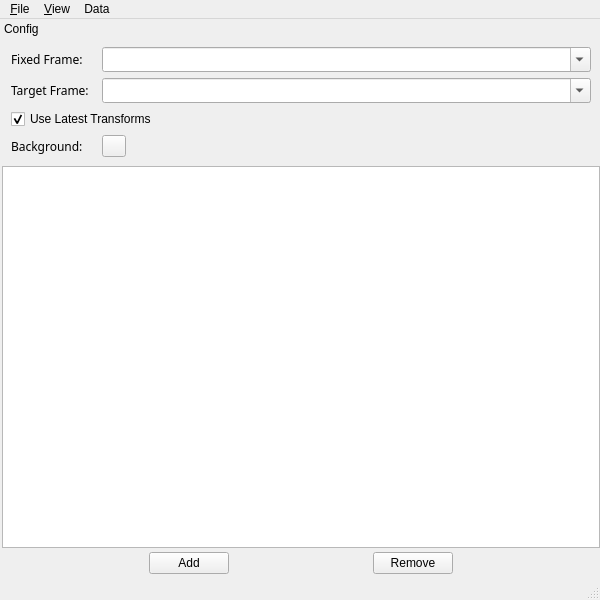
<?xml version="1.0" encoding="UTF-8"?>
<ui version="4.0">
 <class>mapviz</class>
 <widget class="QMainWindow" name="mapviz">
  <property name="geometry">
   <rect>
    <x>0</x>
    <y>0</y>
    <width>600</width>
    <height>600</height>
   </rect>
  </property>
  <property name="sizePolicy">
   <sizepolicy hsizetype="MinimumExpanding" vsizetype="MinimumExpanding">
    <horstretch>0</horstretch>
    <verstretch>0</verstretch>
   </sizepolicy>
  </property>
  <property name="minimumSize">
   <size>
    <width>600</width>
    <height>400</height>
   </size>
  </property>
  <property name="windowTitle">
   <string>mapviz</string>
  </property>
  <widget class="QMenuBar" name="menubar">
   <property name="geometry">
    <rect>
     <x>0</x>
     <y>0</y>
     <width>600</width>
     <height>27</height>
    </rect>
   </property>
   <widget class="QMenu" name="menuFile">
    <property name="title">
     <string>&amp;File</string>
    </property>
    <addaction name="actionOpen_config"/>
    <addaction name="separator"/>
    <addaction name="actionSave_config"/>
    <addaction name="actionClear"/>
    <addaction name="separator"/>
    <addaction name="actionSet_Capture_Directory"/>
    <addaction name="actionExit"/>
   </widget>
   <widget class="QMenu" name="menu_View">
    <property name="title">
     <string>&amp;View</string>
    </property>
    <addaction name="actionFix_Orientation"/>
    <addaction name="actionRotate_90"/>
    <addaction name="actionEnable_Antialiasing"/>
    <addaction name="separator"/>
    <addaction name="actionForce_720p"/>
    <addaction name="actionForce_480p"/>
    <addaction name="actionResizable"/>
    <addaction name="separator"/>
    <addaction name="actionConfig_Dock"/>
    <addaction name="actionShow_Status_Bar"/>
    <addaction name="actionShow_Capture_Tools"/>
    <addaction name="separator"/>
   </widget>
   <widget class="QMenu" name="menuData">
    <property name="title">
     <string>Data</string>
    </property>
    <addaction name="actionClear_History"/>
   </widget>
   <addaction name="menuFile"/>
   <addaction name="menu_View"/>
   <addaction name="menuData"/>
  </widget>
  <widget class="QStatusBar" name="statusbar">
   <property name="enabled">
    <bool>true</bool>
   </property>
  </widget>
  <widget class="QDockWidget" name="configdock">
   <property name="minimumSize">
    <size>
     <width>332</width>
     <height>301</height>
    </size>
   </property>
   <property name="features">
    <set>QDockWidget::DockWidgetMovable</set>
   </property>
   <property name="allowedAreas">
    <set>Qt::LeftDockWidgetArea|Qt::RightDockWidgetArea</set>
   </property>
   <property name="windowTitle">
    <string>Config</string>
   </property>
   <attribute name="dockWidgetArea">
    <number>1</number>
   </attribute>
   <widget class="QWidget" name="dockWidgetContents">
    <layout class="QVBoxLayout" name="verticalLayout">
     <property name="spacing">
      <number>0</number>
     </property>
     <property name="leftMargin">
      <number>2</number>
     </property>
     <property name="topMargin">
      <number>0</number>
     </property>
     <property name="rightMargin">
      <number>0</number>
     </property>
     <property name="bottomMargin">
      <number>0</number>
     </property>
     <item>
      <widget class="QWidget" name="widget_2" native="true">
       <layout class="QGridLayout" name="gridLayout">
        <item row="0" column="0">
         <widget class="QLabel" name="label">
          <property name="maximumSize">
           <size>
            <width>85</width>
            <height>16777215</height>
           </size>
          </property>
          <property name="font">
           <font>
            <family>Sans Serif</family>
            <pointsize>9</pointsize>
           </font>
          </property>
          <property name="text">
           <string>Fixed Frame:</string>
          </property>
         </widget>
        </item>
        <item row="1" column="0" rowspan="2">
         <widget class="QLabel" name="label_2">
          <property name="maximumSize">
           <size>
            <width>85</width>
            <height>16777215</height>
           </size>
          </property>
          <property name="font">
           <font>
            <family>Sans Serif</family>
            <pointsize>9</pointsize>
           </font>
          </property>
          <property name="text">
           <string>Target Frame:</string>
          </property>
         </widget>
        </item>
        <item row="5" column="0">
         <widget class="QLabel" name="label_3">
          <property name="maximumSize">
           <size>
            <width>85</width>
            <height>16777215</height>
           </size>
          </property>
          <property name="font">
           <font>
            <family>Sans Serif</family>
            <pointsize>9</pointsize>
           </font>
          </property>
          <property name="text">
           <string>Background:</string>
          </property>
         </widget>
        </item>
        <item row="5" column="1">
         <widget class="mapviz::ColorButton" name="bg_color">
          <property name="maximumSize">
           <size>
            <width>24</width>
            <height>24</height>
           </size>
          </property>
          <property name="toolTip">
           <string>Set the background color</string>
          </property>
          <property name="autoFillBackground">
           <bool>false</bool>
          </property>
          <property name="styleSheet">
           <string notr="true"/>
          </property>
          <property name="text">
           <string/>
          </property>
         </widget>
        </item>
        <item row="1" column="1" rowspan="2" colspan="2">
         <widget class="QComboBox" name="targetframe">
          <property name="sizePolicy">
           <sizepolicy hsizetype="Expanding" vsizetype="Fixed">
            <horstretch>0</horstretch>
            <verstretch>0</verstretch>
           </sizepolicy>
          </property>
          <property name="maximumSize">
           <size>
            <width>16777215</width>
            <height>25</height>
           </size>
          </property>
          <property name="font">
           <font>
            <family>Sans Serif</family>
            <pointsize>9</pointsize>
           </font>
          </property>
          <property name="toolTip">
           <string>The reference frame for the camera view</string>
          </property>
          <property name="editable">
           <bool>true</bool>
          </property>
         </widget>
        </item>
        <item row="0" column="1" colspan="2">
         <widget class="QComboBox" name="fixedframe">
          <property name="sizePolicy">
           <sizepolicy hsizetype="Expanding" vsizetype="Fixed">
            <horstretch>0</horstretch>
            <verstretch>0</verstretch>
           </sizepolicy>
          </property>
          <property name="maximumSize">
           <size>
            <width>16777215</width>
            <height>25</height>
           </size>
          </property>
          <property name="font">
           <font>
            <family>Sans Serif</family>
            <pointsize>9</pointsize>
           </font>
          </property>
          <property name="toolTip">
           <string>The reference frame used to denote the &quot;world&quot; frame
                                            </string>
          </property>
          <property name="editable">
           <bool>true</bool>
          </property>
         </widget>
        </item>
        <item row="3" column="0" colspan="3">
         <widget class="QCheckBox" name="uselatesttransforms">
          <property name="toolTip">
           <string>Use the current time when transforming data instead of using the
                                                timestamps associated with the data
                                            </string>
          </property>
          <property name="layoutDirection">
           <enum>Qt::LeftToRight</enum>
          </property>
          <property name="text">
           <string>Use Latest Transforms</string>
          </property>
          <property name="checked">
           <bool>true</bool>
          </property>
         </widget>
        </item>
       </layout>
      </widget>
     </item>
     <item>
      <widget class="mapviz::PluginConfigList" name="configs">
       <property name="horizontalScrollBarPolicy">
        <enum>Qt::ScrollBarAsNeeded</enum>
       </property>
       <property name="dragEnabled">
        <bool>true</bool>
       </property>
       <property name="dragDropMode">
        <enum>QAbstractItemView::InternalMove</enum>
       </property>
       <property name="defaultDropAction">
        <enum>Qt::MoveAction</enum>
       </property>
       <property name="verticalScrollMode">
        <enum>QAbstractItemView::ScrollPerPixel</enum>
       </property>
      </widget>
     </item>
     <item>
      <widget class="QWidget" name="widget" native="true">
       <layout class="QHBoxLayout" name="horizontalLayout">
        <property name="topMargin">
         <number>4</number>
        </property>
        <property name="bottomMargin">
         <number>4</number>
        </property>
        <item>
         <widget class="QPushButton" name="addbutton">
          <property name="maximumSize">
           <size>
            <width>80</width>
            <height>16777215</height>
           </size>
          </property>
          <property name="toolTip">
           <string>Add a new display (Ctrl + N)</string>
          </property>
          <property name="text">
           <string>Add</string>
          </property>
         </widget>
        </item>
        <item>
         <widget class="QPushButton" name="removebutton">
          <property name="maximumSize">
           <size>
            <width>80</width>
            <height>16777215</height>
           </size>
          </property>
          <property name="toolTip">
           <string>Remove the selected display (Ctrl + X)</string>
          </property>
          <property name="text">
           <string>Remove</string>
          </property>
         </widget>
        </item>
       </layout>
      </widget>
     </item>
    </layout>
   </widget>
  </widget>
  <action name="actionExit">
   <property name="text">
    <string>Exit</string>
   </property>
  </action>
  <action name="actionOpen_config">
   <property name="text">
    <string>Open Config</string>
   </property>
  </action>
  <action name="actionSave_config">
   <property name="text">
    <string>Save Config</string>
   </property>
  </action>
  <action name="actionConfig_Dock">
   <property name="checkable">
    <bool>true</bool>
   </property>
   <property name="checked">
    <bool>true</bool>
   </property>
   <property name="text">
    <string>Show Config Panel</string>
   </property>
   <property name="statusTip">
    <string>Show the display configuration panel</string>
   </property>
  </action>
  <action name="actionFix_Orientation">
   <property name="checkable">
    <bool>true</bool>
   </property>
   <property name="text">
    <string>Fix Orientation</string>
   </property>
   <property name="statusTip">
    <string>Fix the orientation of the camera</string>
   </property>
  </action>
  <action name="actionForce_720p">
   <property name="checkable">
    <bool>true</bool>
   </property>
   <property name="text">
    <string>Force 720p</string>
   </property>
   <property name="statusTip">
    <string>Lock the display canvas to 720p</string>
   </property>
  </action>
  <action name="actionForce_480p">
   <property name="checkable">
    <bool>true</bool>
   </property>
   <property name="text">
    <string>Force 480p</string>
   </property>
   <property name="statusTip">
    <string>Lock the display canvas to 480p</string>
   </property>
  </action>
  <action name="actionResizable">
   <property name="checkable">
    <bool>true</bool>
   </property>
   <property name="checked">
    <bool>true</bool>
   </property>
   <property name="text">
    <string>Resizable</string>
   </property>
   <property name="statusTip">
    <string>Make the window resizable</string>
   </property>
  </action>
  <action name="actionSet_Capture_Directory">
   <property name="text">
    <string>Set Capture Directory</string>
   </property>
   <property name="statusTip">
    <string>Set the capture directory for screeshots and videos</string>
   </property>
  </action>
  <action name="actionShow_Status_Bar">
   <property name="checkable">
    <bool>true</bool>
   </property>
   <property name="checked">
    <bool>true</bool>
   </property>
   <property name="text">
    <string>Show Status Bar</string>
   </property>
   <property name="statusTip">
    <string>Show the status bar</string>
   </property>
  </action>
  <action name="actionShow_Capture_Tools">
   <property name="checkable">
    <bool>true</bool>
   </property>
   <property name="checked">
    <bool>true</bool>
   </property>
   <property name="text">
    <string>Show Capture Tools</string>
   </property>
   <property name="statusTip">
    <string>Show the capture tools on the status bar</string>
   </property>
  </action>
  <action name="actionRotate_90">
   <property name="checkable">
    <bool>true</bool>
   </property>
   <property name="text">
    <string>Rotate 90°</string>
   </property>
   <property name="statusTip">
    <string>Rotate the camera by 90 degrees</string>
   </property>
  </action>
  <action name="actionEnable_Antialiasing">
   <property name="checkable">
    <bool>true</bool>
   </property>
   <property name="checked">
    <bool>true</bool>
   </property>
   <property name="text">
    <string>Enable Antialiasing</string>
   </property>
   <property name="statusTip">
    <string>Enable antialiasing on the GL surface</string>
   </property>
  </action>
  <action name="actionImage_Transport">
   <property name="text">
    <string>Image Transport</string>
   </property>
  </action>
  <action name="actionClear_History">
   <property name="text">
    <string>Clear History</string>
   </property>
  </action>
  <action name="actionClear">
   <property name="text">
    <string>Clear Config</string>
   </property>
  </action>
 </widget>
 <customwidgets>
  <customwidget>
   <class>mapviz::PluginConfigList</class>
   <extends>QListWidget</extends>
   <header>mapviz/widgets.h</header>
  </customwidget>
  <customwidget>
   <class>mapviz::ColorButton</class>
   <extends>QPushButton</extends>
   <header location="global">mapviz/color_button.h</header>
  </customwidget>
 </customwidgets>
 <tabstops>
  <tabstop>fixedframe</tabstop>
  <tabstop>targetframe</tabstop>
  <tabstop>uselatesttransforms</tabstop>
  <tabstop>bg_color</tabstop>
  <tabstop>configs</tabstop>
  <tabstop>addbutton</tabstop>
  <tabstop>removebutton</tabstop>
 </tabstops>
 <resources>
  <include location="resources/icons.qrc"/>
 </resources>
 <connections>
  <connection>
   <sender>addbutton</sender>
   <signal>clicked()</signal>
   <receiver>mapviz</receiver>
   <slot>SelectNewDisplay()</slot>
   <hints>
    <hint type="sourcelabel">
     <x>107</x>
     <y>573</y>
    </hint>
    <hint type="destinationlabel">
     <x>327</x>
     <y>471</y>
    </hint>
   </hints>
  </connection>
  <connection>
   <sender>removebutton</sender>
   <signal>clicked()</signal>
   <receiver>mapviz</receiver>
   <slot>RemoveDisplay()</slot>
   <hints>
    <hint type="sourcelabel">
     <x>224</x>
     <y>573</y>
    </hint>
    <hint type="destinationlabel">
     <x>328</x>
     <y>407</y>
    </hint>
   </hints>
  </connection>
  <connection>
   <sender>actionConfig_Dock</sender>
   <signal>toggled(bool)</signal>
   <receiver>mapviz</receiver>
   <slot>ToggleConfigPanel(bool)</slot>
   <hints>
    <hint type="sourcelabel">
     <x>-1</x>
     <y>-1</y>
    </hint>
    <hint type="destinationlabel">
     <x>399</x>
     <y>299</y>
    </hint>
   </hints>
  </connection>
  <connection>
   <sender>fixedframe</sender>
   <signal>editTextChanged(QString)</signal>
   <receiver>mapviz</receiver>
   <slot>FixedFrameSelected(QString)</slot>
   <hints>
    <hint type="sourcelabel">
     <x>185</x>
     <y>62</y>
    </hint>
    <hint type="destinationlabel">
     <x>428</x>
     <y>192</y>
    </hint>
   </hints>
  </connection>
  <connection>
   <sender>targetframe</sender>
   <signal>editTextChanged(QString)</signal>
   <receiver>mapviz</receiver>
   <slot>TargetFrameSelected(QString)</slot>
   <hints>
    <hint type="sourcelabel">
     <x>206</x>
     <y>94</y>
    </hint>
    <hint type="destinationlabel">
     <x>428</x>
     <y>330</y>
    </hint>
   </hints>
  </connection>
  <connection>
   <sender>actionFix_Orientation</sender>
   <signal>toggled(bool)</signal>
   <receiver>mapviz</receiver>
   <slot>ToggleFixOrientation(bool)</slot>
   <hints>
    <hint type="sourcelabel">
     <x>-1</x>
     <y>-1</y>
    </hint>
    <hint type="destinationlabel">
     <x>399</x>
     <y>299</y>
    </hint>
   </hints>
  </connection>
  <connection>
   <sender>actionOpen_config</sender>
   <signal>triggered()</signal>
   <receiver>mapviz</receiver>
   <slot>OpenConfig()</slot>
   <hints>
    <hint type="sourcelabel">
     <x>-1</x>
     <y>-1</y>
    </hint>
    <hint type="destinationlabel">
     <x>399</x>
     <y>299</y>
    </hint>
   </hints>
  </connection>
  <connection>
   <sender>actionSave_config</sender>
   <signal>triggered()</signal>
   <receiver>mapviz</receiver>
   <slot>SaveConfig()</slot>
   <hints>
    <hint type="sourcelabel">
     <x>-1</x>
     <y>-1</y>
    </hint>
    <hint type="destinationlabel">
     <x>399</x>
     <y>299</y>
    </hint>
   </hints>
  </connection>
  <connection>
   <sender>actionForce_720p</sender>
   <signal>toggled(bool)</signal>
   <receiver>mapviz</receiver>
   <slot>Force720p(bool)</slot>
   <hints>
    <hint type="sourcelabel">
     <x>-1</x>
     <y>-1</y>
    </hint>
    <hint type="destinationlabel">
     <x>399</x>
     <y>299</y>
    </hint>
   </hints>
  </connection>
  <connection>
   <sender>actionForce_480p</sender>
   <signal>toggled(bool)</signal>
   <receiver>mapviz</receiver>
   <slot>Force480p(bool)</slot>
   <hints>
    <hint type="sourcelabel">
     <x>-1</x>
     <y>-1</y>
    </hint>
    <hint type="destinationlabel">
     <x>399</x>
     <y>299</y>
    </hint>
   </hints>
  </connection>
  <connection>
   <sender>actionResizable</sender>
   <signal>toggled(bool)</signal>
   <receiver>mapviz</receiver>
   <slot>SetResizable(bool)</slot>
   <hints>
    <hint type="sourcelabel">
     <x>-1</x>
     <y>-1</y>
    </hint>
    <hint type="destinationlabel">
     <x>399</x>
     <y>299</y>
    </hint>
   </hints>
  </connection>
  <connection>
   <sender>uselatesttransforms</sender>
   <signal>toggled(bool)</signal>
   <receiver>mapviz</receiver>
   <slot>ToggleUseLatestTransforms(bool)</slot>
   <hints>
    <hint type="sourcelabel">
     <x>58</x>
     <y>130</y>
    </hint>
    <hint type="destinationlabel">
     <x>460</x>
     <y>242</y>
    </hint>
   </hints>
  </connection>
  <connection>
   <sender>actionSet_Capture_Directory</sender>
   <signal>triggered()</signal>
   <receiver>mapviz</receiver>
   <slot>SetCaptureDirectory()</slot>
   <hints>
    <hint type="sourcelabel">
     <x>-1</x>
     <y>-1</y>
    </hint>
    <hint type="destinationlabel">
     <x>354</x>
     <y>299</y>
    </hint>
   </hints>
  </connection>
  <connection>
   <sender>actionShow_Status_Bar</sender>
   <signal>toggled(bool)</signal>
   <receiver>mapviz</receiver>
   <slot>ToggleStatusBar(bool)</slot>
   <hints>
    <hint type="sourcelabel">
     <x>-1</x>
     <y>-1</y>
    </hint>
    <hint type="destinationlabel">
     <x>354</x>
     <y>299</y>
    </hint>
   </hints>
  </connection>
  <connection>
   <sender>actionShow_Capture_Tools</sender>
   <signal>triggered(bool)</signal>
   <receiver>mapviz</receiver>
   <slot>ToggleCaptureTools(bool)</slot>
   <hints>
    <hint type="sourcelabel">
     <x>-1</x>
     <y>-1</y>
    </hint>
    <hint type="destinationlabel">
     <x>354</x>
     <y>299</y>
    </hint>
   </hints>
  </connection>
  <connection>
   <sender>actionRotate_90</sender>
   <signal>toggled(bool)</signal>
   <receiver>mapviz</receiver>
   <slot>ToggleRotate90(bool)</slot>
   <hints>
    <hint type="sourcelabel">
     <x>-1</x>
     <y>-1</y>
    </hint>
    <hint type="destinationlabel">
     <x>354</x>
     <y>299</y>
    </hint>
   </hints>
  </connection>
  <connection>
   <sender>actionEnable_Antialiasing</sender>
   <signal>toggled(bool)</signal>
   <receiver>mapviz</receiver>
   <slot>ToggleEnableAntialiasing(bool)</slot>
   <hints>
    <hint type="sourcelabel">
     <x>-1</x>
     <y>-1</y>
    </hint>
    <hint type="destinationlabel">
     <x>399</x>
     <y>299</y>
    </hint>
   </hints>
  </connection>
 </connections>
 <slots>
  <slot>SelectNewDisplay()</slot>
  <slot>RemoveDisplay()</slot>
  <slot>ToggleConfigPanel(bool)</slot>
  <slot>FixedFrameSelected(QString)</slot>
  <slot>TargetFrameSelected(QString)</slot>
  <slot>ToggleFixOrientation(bool)</slot>
  <slot>ToggleEnableAntialiasing(bool)</slot>
  <slot>MoveDisplay(QModelIndexList)</slot>
  <slot>OpenConfig()</slot>
  <slot>SaveConfig()</slot>
  <slot>Force720p(bool)</slot>
  <slot>Force480p(bool)</slot>
  <slot>SetResizable(bool)</slot>
  <slot>ToggleUseLatestTransforms(bool)</slot>
  <slot>SetCaptureDirectory()</slot>
  <slot>ToggleStatusBar(bool)</slot>
  <slot>ToggleCaptureTools(bool)</slot>
  <slot>ToggleRotate90(bool)</slot>
 </slots>
</ui>
